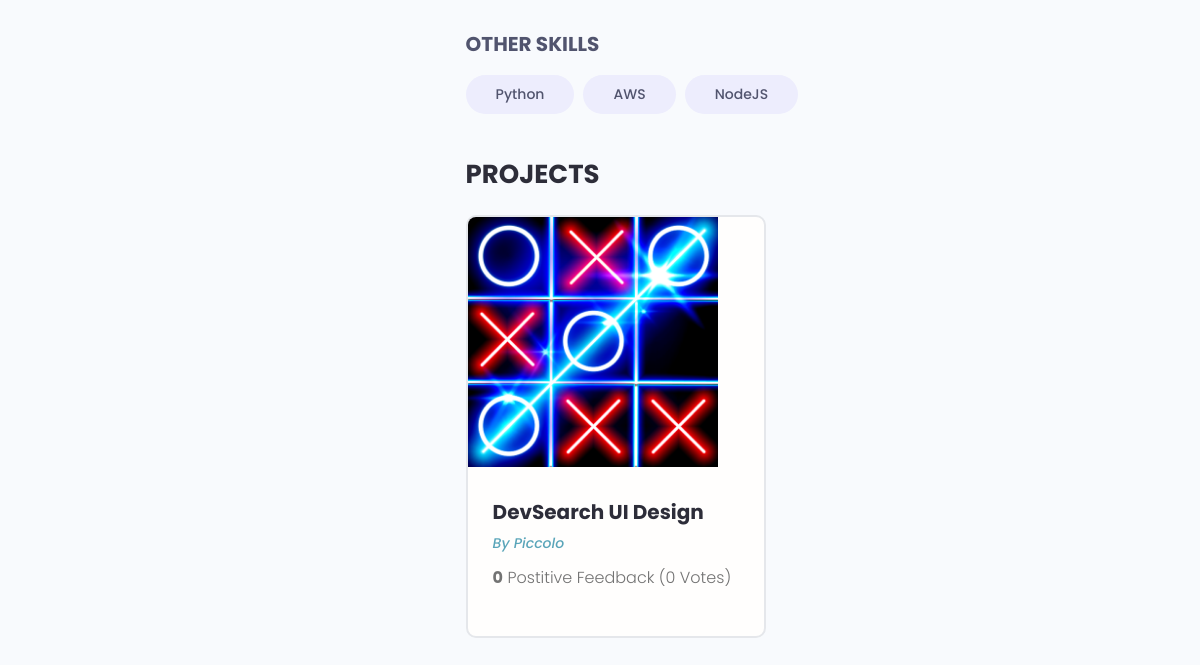
The app's page /profile/63549c1d-9b6f-4f59-9a21-1a65993d78c7 (lower part), older data.
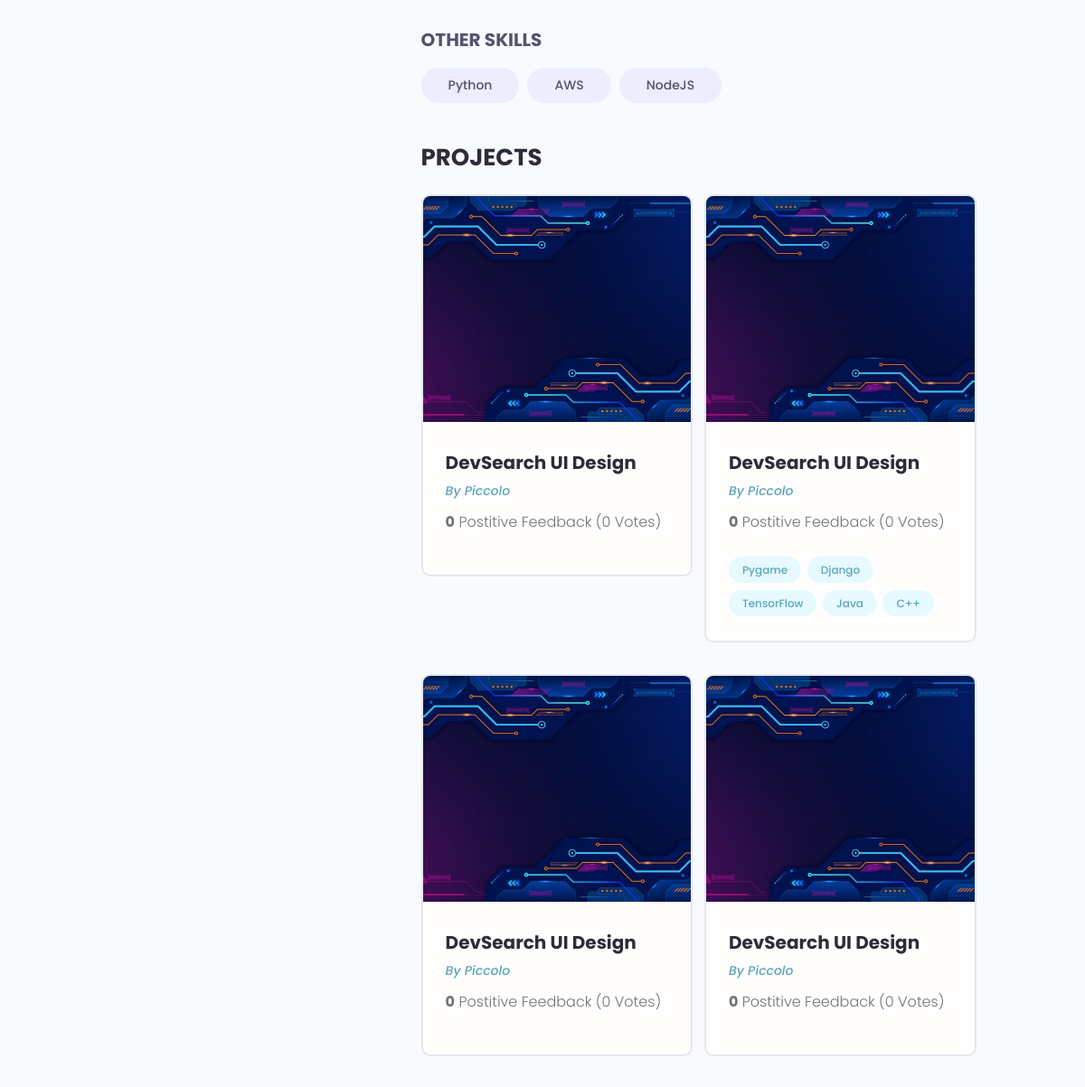
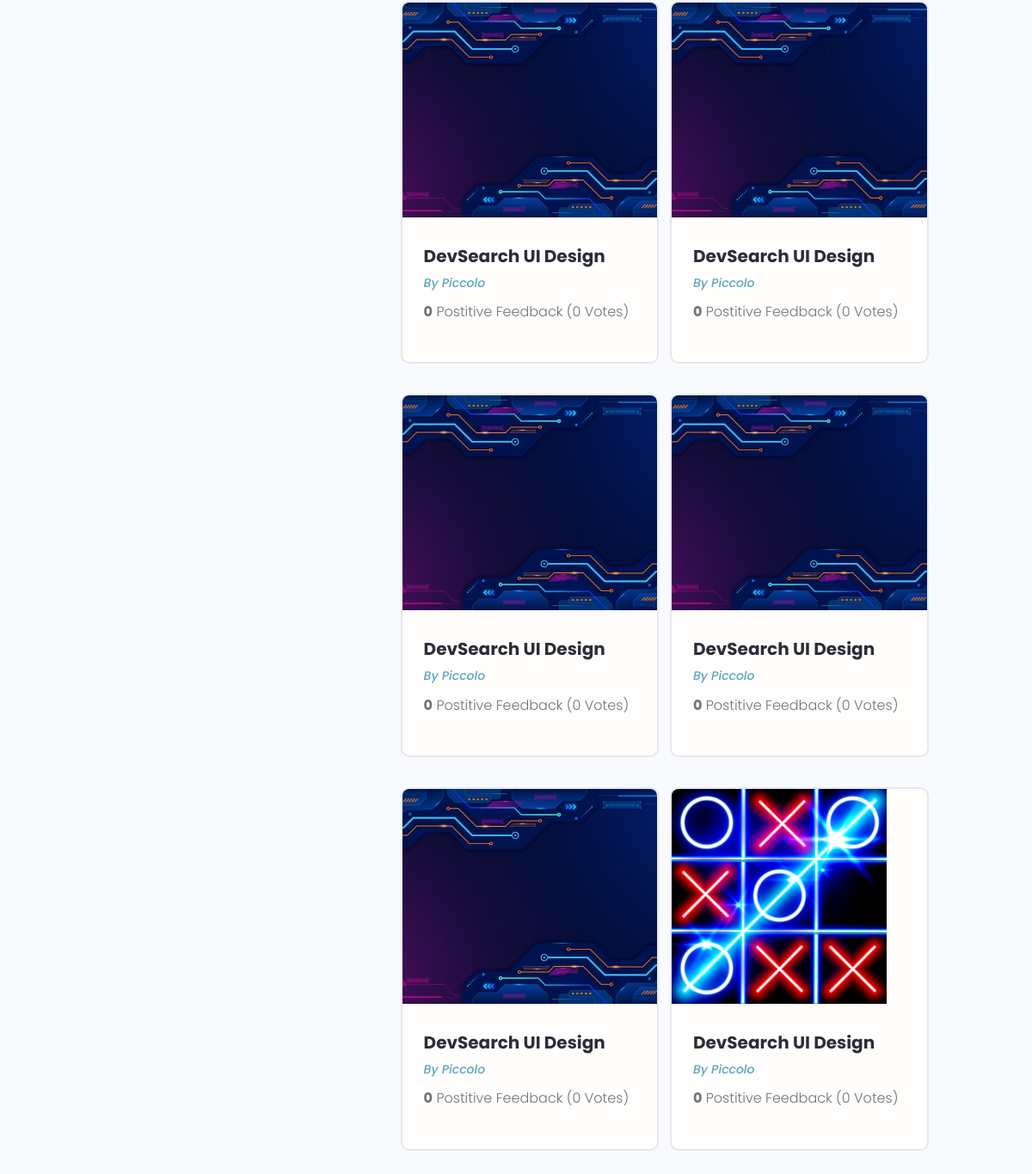
The same page, newer data (2 pictures, top to bottom).
### users/models.py (models this page shows, shortened)
class Skill(models.Model):
    owner = models.ForeignKey(
        Profile, on_delete=models.CASCADE, null=True, blank=True)
    name = models.CharField(max_length=200, blank=True, null=True)
    description = models.TextField(blank=True, null=True)
    created = models.DateTimeField(auto_now_add=True)
    id = models.UUIDField(default=uuid.uuid4, unique=True,
                          primary_key=True, editable=False)
    def __str__(self):
        return str(self.name)

class Profile(models.Model):
    user = models.OneToOneField(
        User, on_delete=models.CASCADE, null=True, blank=True)
    name = models.CharField(max_length=200, blank=True, null=True)
    email = models.EmailField(max_length=500, blank=True, null=True)
    username = models.CharField(max_length=200, blank=True, null=True)
    location = models.CharField(max_length=200, blank=True, null=True)
    short_intro = models.CharField(max_length=200, blank=True, null=True)
    bio = models.TextField(blank=True, null=True)
    profile_image = models.ImageField(
        null=True, blank=True, upload_to='profiles/', default='profiles/default-avatar.jpg')
    social_github = models.CharField(max_length=200, blank=True, null=True)
    social_stackoverflow = models.CharField(max_length=200, blank=True, null=True)
    social_twitter = models.CharField(max_length=200, blank=True, null=True)
    social_linkedin = models.CharField(max_length=200, blank=True, null=True)
    social_youtube = models.CharField(max_length=200, blank=True, null=True)
    social_website = models.CharField(max_length=200, blank=True, null=True)
    created = models.DateTimeField(auto_now_add=True)
    id = models.UUIDField(default=uuid.uuid4, unique=True,
                          primary_key=True, editable=False)

### projects/models.py (models this page shows, shortened)
class Project(models.Model):
    owner = models.ForeignKey(Profile, null=True, blank=True, on_delete=models.SET_NULL)
    title = models.CharField(max_length=200)
    description = models.TextField(null=True, blank=True)
    featured_image = models.ImageField(
        null=True, blank=True, upload_to='projects/', default='projects/default.jpg')
    demo_link = models.CharField(max_length=1000, null=True, blank=True)
    src_link = models.CharField(max_length=1000, null=True, blank=True)
    vote_total = models.IntegerField(default=0)
    vote_ratio = models.IntegerField(default=0)
    tags = models.ManyToManyField('Tag', blank=True)   # a string 'Tag' to avoid in-order-code error
    created = models.DateTimeField(auto_now_add=True)
    id = models.UUIDField(default=uuid.uuid4, unique=True,
                          primary_key=True, editable=False)
    class Meta:
        ordering = ['-created']

class Tag(models.Model):
    name = models.CharField(max_length=200)
    created = models.DateTimeField(auto_now_add=True)
    id = models.UUIDField(default=uuid.uuid4, unique=True,
                          primary_key=True, editable=False)
    def __str__(self):
        return self.name

### users/views.py (the view)
# urls.py: path('profile/<str:pk>', views.userProfile, name="user-profile"),
def userProfile(request, pk):
    profile = Profile.objects.get(id=pk)
    topSkills = profile.skill_set.exclude(description__exact="")
    otherSkills = profile.skill_set.filter(description="")
    context = {'profile': profile, 'topSkills': topSkills, 'otherSkills': otherSkills}
    return render(request, 'users/user-profile.html', context)

### users/templates/users/user-profile.html (shortened to what this page needs)
<!DOCTYPE html>
{% extends 'main.html' %}
{% block content %}
  <main class="profile my-md">
    <div class="container">
      <div class="layout">
        <div class="column column--1of3">
        </div>
        <div class="column column--2of3">
          <div class="devInfo">
            <div class="devInfo__skills">
              <h3 class="devInfo__subtitle">Other Skills</h3>
              <div class="devInfo__otherSkills">
                {% for skill in otherSkills %}
                <span class="tag tag--pill tag--sub tag--lg">
                  <small>{{skill}}</small>
                </span>
                {% endfor %}
              </div>
            </div>
          </div>
          <div class="devInfo">
            <h3 class="devInfo__title">Projects</h3>
            <div class="grid grid--two">
              {% for project in profile.project_set.all %}
              <div class="column">
                <div class="card project">
                  <a href="{% url 'project' project.id %}}" class="project">
                    <img class="project__thumbnail" src="{{project.featured_image.url}}" alt="project thumbnail" />
                    <div class="card__body">
                      <h3 class="project__title">DevSearch UI Design</h3>
                      <p><a class="project__author" href="profile.html">By {{project.owner.name}}</a></p>
                      <p class="project--rating">
                        <span style="font-weight: bold;">{{project.vote_ratio}}</span> Postitive
                        Feedback ({{project.vote_total}} Vote{{project.vote_total|pluralize:"s"}})
                      </p>
                      <div class="project__tags">
                        {% for tag in project.tags.all %}
                        <span class="tag tag--pill tag--main">
                          <small>{{tag}}</small>
                        </span>
                        {% endfor %}
                      </div>
                    </div>
                  </a>
                </div>
              </div>
              {% endfor %}
            </div>
          </div>
        </div>
      </div>
    </div>
  </main>
{% endblock content %}

Row changes from the older to the newer data that the page shows:
added Project: featured_image (placeholder picture), owner.name "Piccolo", vote_ratio "0", vote_total "0"
added Project: featured_image (placeholder picture), owner.name "Piccolo", vote_ratio "0", vote_total "0"
now on this page (row unchanged): Tag: name "Pygame"
now on this page (row unchanged): Tag: name "Django"
now on this page (row unchanged): Tag: name "TensorFlow"
now on this page (row unchanged): Tag: name "Java"
now on this page (row unchanged): Tag: name "C++"
added Project: featured_image (placeholder picture), owner.name "Piccolo", vote_ratio "0", vote_total "0"
added Project: featured_image (placeholder picture), owner.name "Piccolo", vote_ratio "0", vote_total "0"
added Project: featured_image (placeholder picture), owner.name "Piccolo", vote_ratio "0", vote_total "0"
added Project: featured_image (placeholder picture), owner.name "Piccolo", vote_ratio "0", vote_total "0"
added Project: featured_image (placeholder picture), owner.name "Piccolo", vote_ratio "0", vote_total "0"
added Project: featured_image (placeholder picture), owner.name "Piccolo", vote_ratio "0", vote_total "0"
added Project: featured_image (placeholder picture), owner.name "Piccolo", vote_ratio "0", vote_total "0"
